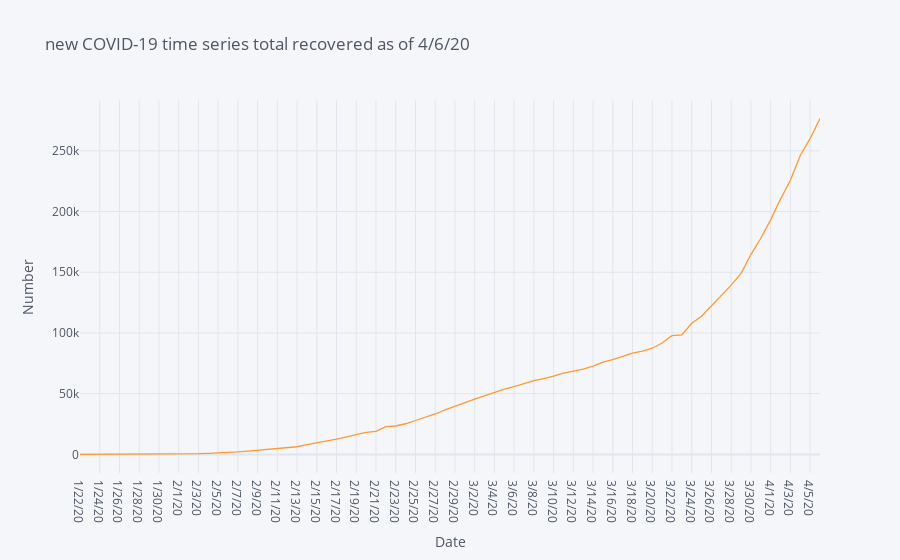

The code cell stored with this chart in its notebook:
### Code cell
# Total recovered by date

covid19_recovered.loc["Total"] = covid19_recovered.sum()
df_recovered_total=covid19_recovered.iloc[-1,4:]
fig = df_recovered_total.iplot(asFigure=True, xTitle="Date", yTitle="Number", title=f'new COVID-19 time series total recovered as of {recovered_latest}')
fig.show()

### Figure 1 — Plotly figure (JSON) as saved in the notebook; plotly's stock layout.template omitted (floating-point values rounded to 4 significant figures)
{"data": [{"line": {"color": "rgba(255, 153, 51, 1.0)", "dash": "solid", "shape": "linear", "width": 1.3}, "mode": "lines", "name": "Total", "text": "", "type": "scatter", "x": ["1/22/20", "1/23/20", "1/24/20", "1/25/20", "1/26/20", "1/27/20", "1/28/20", "1/29/20", "1/30/20", "1/31/20", "2/1/20", "2/2/20", "2/3/20", "2/4/20", "2/5/20", "2/6/20", "2/7/20", "2/8/20", "2/9/20", "2/10/20", "2/11/20", "2/12/20", "2/13/20", "2/14/20", "2/15/20", "2/16/20", "2/17/20", "2/18/20", "2/19/20", "2/20/20", "2/21/20", "2/22/20", "2/23/20", "2/24/20", "2/25/20", "2/26/20", "2/27/20", "2/28/20", "2/29/20", "3/1/20", "3/2/20", "3/3/20", "3/4/20", "3/5/20", "3/6/20", "3/7/20", "3/8/20", "3/9/20", "3/10/20", "3/11/20", "3/12/20", "3/13/20", "3/14/20", "3/15/20", "3/16/20", "3/17/20", "3/18/20", "3/19/20", "3/20/20", "3/21/20", "3/22/20", "3/23/20", "3/24/20", "3/25/20", "3/26/20", "3/27/20", "3/28/20", "3/29/20", "3/30/20", "3/31/20", "4/1/20", "4/2/20", "4/3/20", "4/4/20", "4/5/20", "4/6/20"], "y": [28, 30, 36, 39, 52, 61, 107, 126, 143, 222, 284, 472, 623, 852, 1124, 1487, 2011, 2616, 3244, 3946, 4683, 5150, 6295, 8058, 9395, 10865, 12583, 14352, 16121, 18177, 18890, 22886, 23394, 25227, 27905, 30384, 33277, 36711, 39782, 42716, 45602, 48228, 51170, 53796, 55865, 58358, 60694, 62494, 64404, 67003, 68324, 70251, 72624, 76034, 78088, 80840, 83312, 84975, 87420, 91692, 97899, 98351, 108000, 113787, 122150, 130915, 139415, 149082, 164566, 178034, 193177, 210263, 225796, 246152, 260012, 276515]}], "layout": {"legend": {"bgcolor": "#F5F6F9", "font": {"color": "#4D5663"}}, "paper_bgcolor": "#F5F6F9", "plot_bgcolor": "#F5F6F9", "title": {"font": {"color": "#4D5663"}, "text": "new COVID-19 time series total recovered as of 4/6/20"}, "xaxis": {"gridcolor": "#E1E5ED", "showgrid": true, "tickfont": {"color": "#4D5663"}, "title": {"font": {"color": "#4D5663"}, "text": "Date"}, "zerolinecolor": "#E1E5ED"}, "yaxis": {"gridcolor": "#E1E5ED", "showgrid": true, "tickfont": {"color": "#4D5663"}, "title": {"font": {"color": "#4D5663"}, "text": "Number"}, "zerolinecolor": "#E1E5ED"}}}
